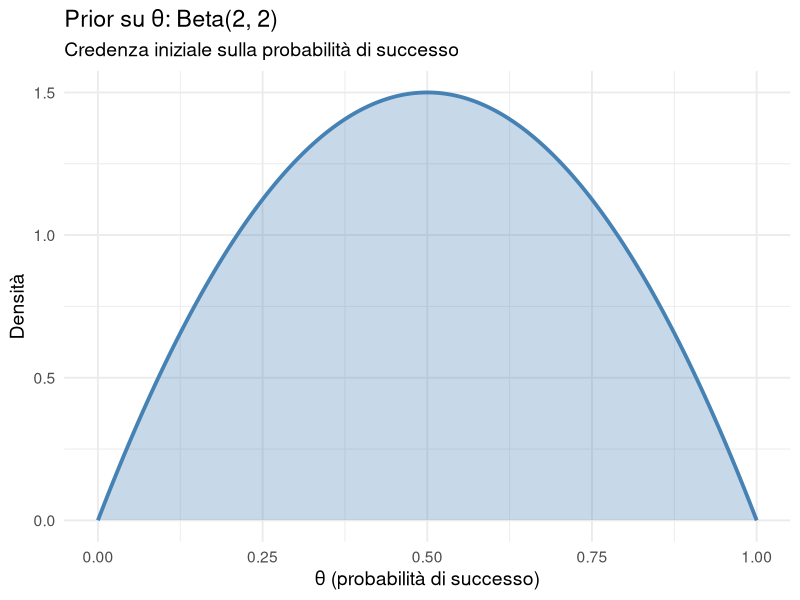
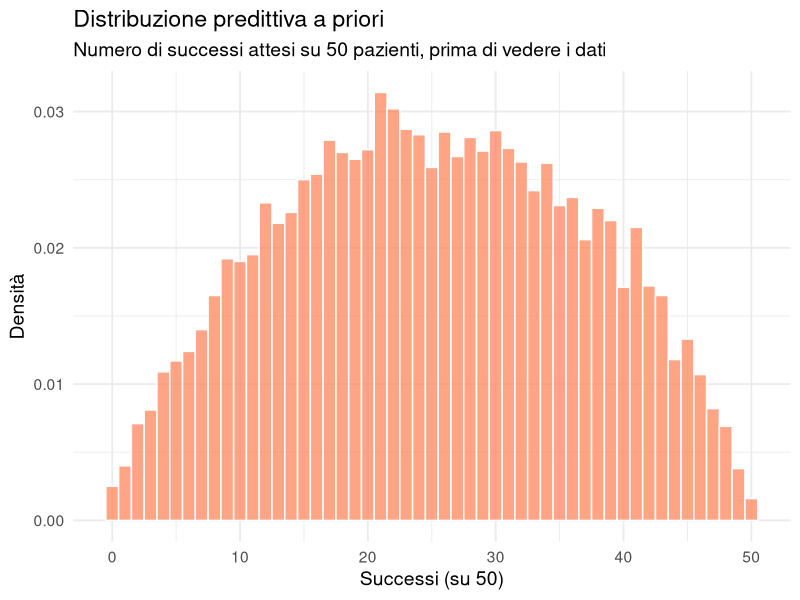
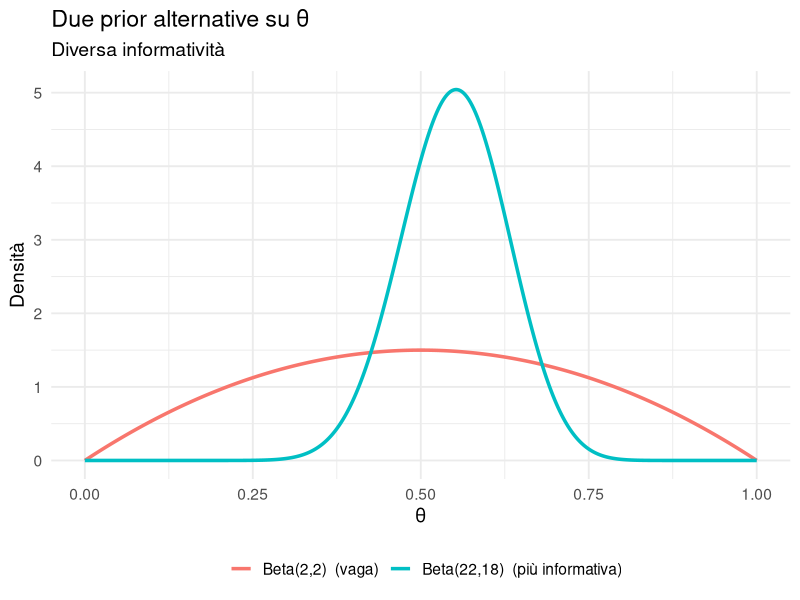
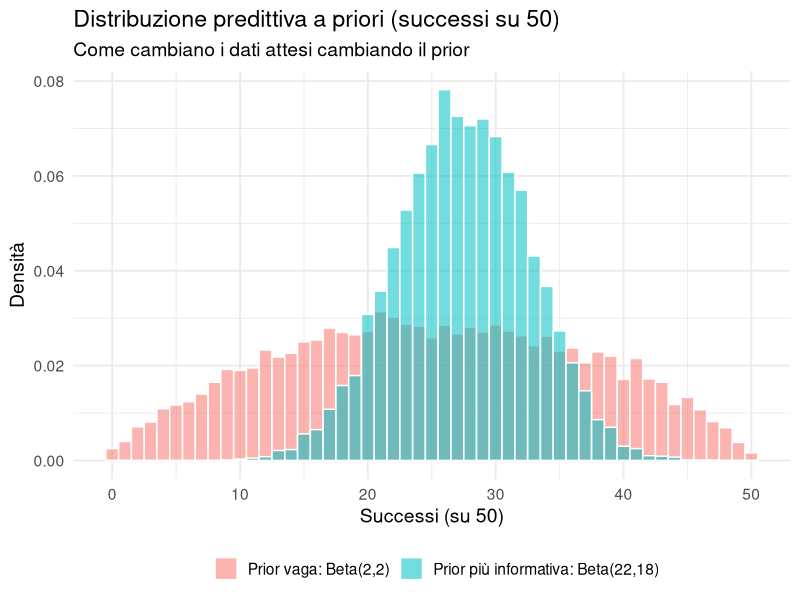
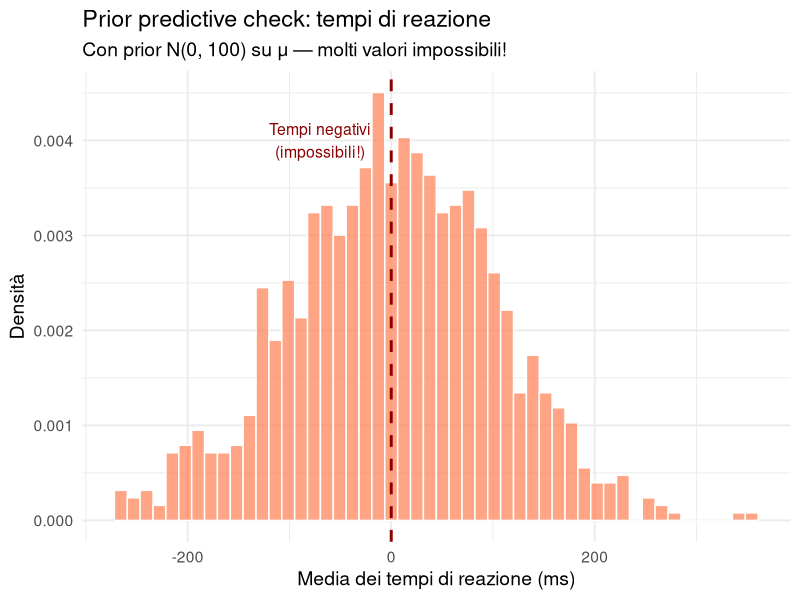
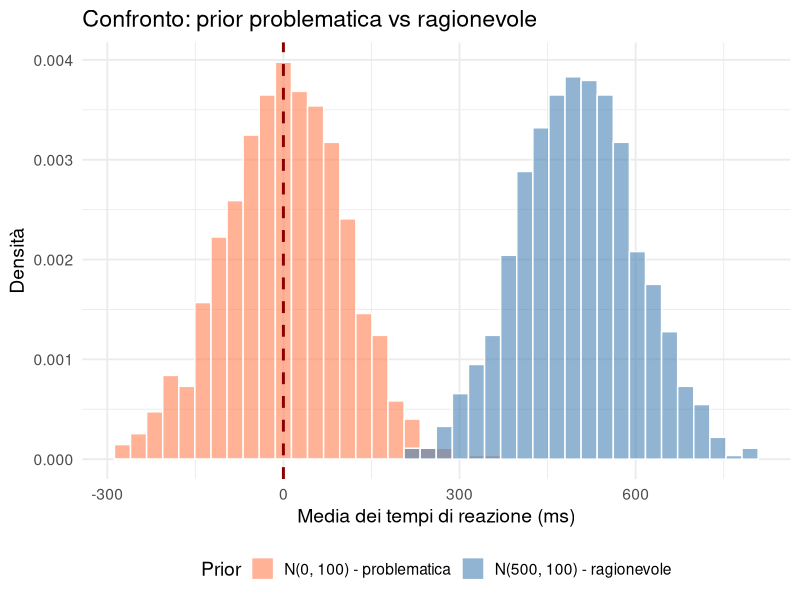
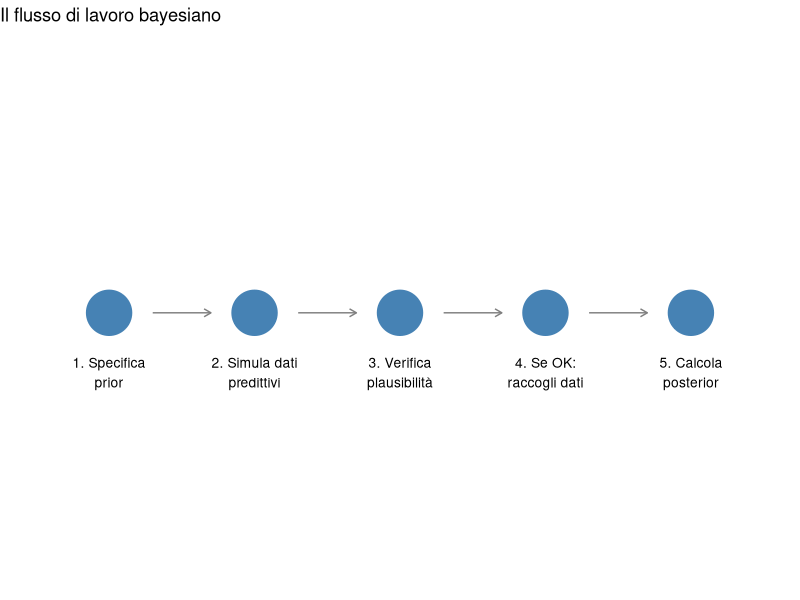

The R script that drew these images, in order:
## ---- chunk 1
#| echo: false
library(ggplot2)
set.seed(42)
## ---- chunk 2
#| echo: false
#| fig-height: 4
library(ggplot2)

x <- seq(0, 1, length.out = 300)
y <- dbeta(x, 2, 2)

df <- data.frame(x = x, y = y)

ggplot(df, aes(x = x, y = y)) +
  geom_line(linewidth = 1.3, color = "steelblue") +
  geom_area(alpha = 0.3, fill = "steelblue") +
  labs(title = "Prior su θ: Beta(2, 2)",
       subtitle = "Credenza iniziale sulla probabilità di successo",
       x = "θ (probabilità di successo)", y = "Densità") +
  theme_minimal(base_size = 14)
## ---- chunk 3
# Una singola simulazione
set.seed(1)

n_pazienti <- 50

theta_1 <- rbeta(1, shape1 = 2, shape2 = 2)
successi_1 <- rbinom(1, size = n_pazienti, prob = theta_1)

cat("θ estratto =", round(theta_1, 3), "\n")
cat("Successi simulati su 50 =", successi_1, "\n")
## ---- chunk 4
set.seed(1)

n_sim <- 10000
n_pazienti <- 50

theta_for <- numeric(n_sim)
successi_for <- integer(n_sim)

for (i in 1:n_sim) {
  theta_for[i] <- rbeta(1, 2, 2)
  successi_for[i] <- rbinom(1, size = n_pazienti, prob = theta_for[i])
}
## ---- chunk 5
head(
  data.frame(
    theta = round(theta_for, 3), 
    successi = successi_for), 
  10)
## ---- chunk 6
set.seed(1)

n_sim <- 10000
n_pazienti <- 50

theta_sim <- rbeta(n_sim, 2, 2)
successi_sim <- rbinom(n_sim, size = n_pazienti, prob = theta_sim)
## ---- chunk 7
head(
  data.frame(
    theta = round(theta_sim, 3), 
    successi = successi_sim), 
  10)
## ---- chunk 8
#| echo: false
#| fig-height: 4.5

df_pred <- data.frame(successi = successi_sim)

ggplot(df_pred, aes(x = successi)) +
  geom_histogram(aes(y = after_stat(density)), bins = 51,
                 fill = "coral", alpha = 0.7, color = "white") +
  labs(title = "Distribuzione predittiva a priori",
       subtitle = "Numero di successi attesi su 50 pazienti, prima di vedere i dati",
       x = "Successi (su 50)", y = "Densità") +
  theme_minimal(base_size = 14)
## ---- chunk 9
cat("Media:", round(mean(successi_sim), 1), "successi\n")
cat("Intervallo 95%:", quantile(successi_sim, 0.025), "-",
    quantile(successi_sim, 0.975), "successi\n")
## ---- chunk 10
#| echo: false
library(ggplot2)

x <- seq(0, 1, length.out = 400)

df_prior2 <- data.frame(
  theta = rep(x, 2),
  densita = c(dbeta(x, 2, 2), dbeta(x, 22, 18)),
  prior = rep(c("Beta(2,2)  (vaga)", "Beta(22,18)  (più informativa)"), each = length(x))
)

df_prior2$prior <- factor(df_prior2$prior,
                          levels = c("Beta(2,2)  (vaga)", "Beta(22,18)  (più informativa)"))

ggplot(df_prior2, aes(theta, densita, color = prior)) +
  geom_line(linewidth = 1.2) +
  labs(title = "Due prior alternative su θ",
       subtitle = "Diversa informatività",
       x = "θ", y = "Densità", color = "") +
  theme_minimal(base_size = 14) +
  theme(legend.position = "bottom")
## ---- chunk 11
set.seed(1)

n_sim <- 10000
n_pazienti <- 50

# Prior 1 (vaga)
theta_vaga <- rbeta(n_sim, 2, 2)
y_vaga <- rbinom(n_sim, n_pazienti, theta_vaga)

# Prior 2 (più informativa)
theta_info <- rbeta(n_sim, 22, 18)
y_info <- rbinom(n_sim, n_pazienti, theta_info)
## ---- chunk 12
#| echo: false

df_comp <- data.frame(
  successi = c(y_vaga, y_info),
  prior = rep(c("Prior vaga: Beta(2,2)", "Prior più informativa: Beta(22,18)"),
              each = n_sim)
)

df_comp$prior <- factor(df_comp$prior,
                        levels = c("Prior vaga: Beta(2,2)", "Prior più informativa: Beta(22,18)"))

ggplot(df_comp, aes(x = successi, y = after_stat(density), fill = prior)) +
  geom_histogram(bins = 51, alpha = 0.55, position = "identity", color = "white") +
  labs(title = "Distribuzione predittiva a priori (successi su 50)",
       subtitle = "Come cambiano i dati attesi cambiando il prior",
       x = "Successi (su 50)", y = "Densità", fill = "") +
  theme_minimal(base_size = 14) +
  theme(legend.position = "bottom")
## ---- chunk 13
cat("Prior vaga (Beta(2,2)):\n")
cat("  Media successi:", round(mean(y_vaga), 1), "\n")
cat("  95%:", quantile(y_vaga, 0.025), "-", quantile(y_vaga, 0.975), "\n\n")

cat("Prior più informativa (Beta(22,18)):\n")
cat("  Media successi:", round(mean(y_info), 1), "\n")
cat("  95%:", quantile(y_info, 0.025), "-", quantile(y_info, 0.975), "\n")
## ---- chunk 14
# Simuliamo dalla prior
n_sim <- 1000
n_soggetti <- 30

# Prior molto vaga su mu
mu_sim <- rnorm(n_sim, mean = 0, sd = 100)

# Per ogni mu, generiamo un campione di tempi di reazione
dati_sim <- matrix(NA, nrow = n_sim, ncol = n_soggetti)
for (i in 1:n_sim) {
  dati_sim[i, ] <- rnorm(n_soggetti, mean = mu_sim[i], sd = 50)
}

# Calcoliamo le medie campionarie
medie_sim <- rowMeans(dati_sim)
## ---- chunk 15
cat("Range delle medie simulate: da", round(min(medie_sim)), "fino a ", 
    round(max(medie_sim)), "ms\n")
cat("Proporzione di medie negative:", round(mean(medie_sim < 0) * 100, 1), "%\n")
## ---- chunk 16
#| echo: false

df_rt <- data.frame(media = medie_sim)

ggplot(df_rt, aes(x = media)) +
  geom_histogram(aes(y = after_stat(density)), bins = 50, 
                 fill = "coral", alpha = 0.7, color = "white") +
  geom_vline(xintercept = 0, color = "darkred", linewidth = 1, linetype = "dashed") +
  annotate("text", x = -70, y = 0.004, label = "Tempi negativi\n(impossibili!)", 
           color = "darkred", size = 4) +
  labs(title = "Prior predictive check: tempi di reazione",
       subtitle = "Con prior N(0, 100) su μ — molti valori impossibili!",
       x = "Media dei tempi di reazione (ms)", y = "Densità") +
  theme_minimal(base_size = 14)
## ---- chunk 17
# Prior ragionevole
mu_sim_good <- rnorm(n_sim, mean = 500, sd = 100)

dati_sim_good <- matrix(NA, nrow = n_sim, ncol = n_soggetti)
for (i in 1:n_sim) {
  dati_sim_good[i, ] <- rnorm(n_soggetti, mean = mu_sim_good[i], sd = 50)
}

medie_sim_good <- rowMeans(dati_sim_good)
## ---- chunk 18
cat("Range delle medie simulate:", round(min(medie_sim_good)), "-", 
    round(max(medie_sim_good)), "ms\n")
cat("Proporzione di medie negative:", round(mean(medie_sim_good < 0) * 100, 1), "%\n")
## ---- chunk 19
#| echo: false

df_confronto_rt <- data.frame(
  media = c(medie_sim, medie_sim_good),
  Prior = rep(c("N(0, 100) - problematica", "N(500, 100) - ragionevole"), each = n_sim)
)

ggplot(df_confronto_rt, aes(x = media, fill = Prior)) +
  geom_histogram(aes(y = after_stat(density)), bins = 40, 
                 alpha = 0.6, position = "identity", color = "white") +
  scale_fill_manual(values = c("coral", "steelblue")) +
  geom_vline(xintercept = 0, color = "darkred", linewidth = 1, linetype = "dashed") +
  labs(title = "Confronto: prior problematica vs ragionevole",
       x = "Media dei tempi di reazione (ms)", y = "Densità") +
  theme_minimal(base_size = 14) +
  theme(legend.position = "bottom")
## ---- chunk 20
#| echo: false

# Creiamo un diagramma semplificato con ggplot
steps <- data.frame(
  x = c(1, 2, 3, 4, 5),
  y = rep(1, 5),
  label = c("1. Specifica\nprior", "2. Simula dati\npredittivi", 
            "3. Verifica\nplausibilità", "4. Se OK:\nraccogli dati",
            "5. Calcola\nposterior")
)

ggplot(steps, aes(x = x, y = y)) +
  geom_point(size = 15, color = "steelblue") +
  geom_text(aes(label = label), vjust = 2.5, size = 3.5) +
  geom_segment(aes(x = x + 0.3, xend = x + 0.7, y = y, yend = y),
               data = steps[1:4, ], 
               arrow = arrow(length = unit(0.2, "cm")), color = "gray50") +
  xlim(0.5, 5.5) + ylim(0, 2) +
  theme_void() +
  labs(title = "Il flusso di lavoro bayesiano")
